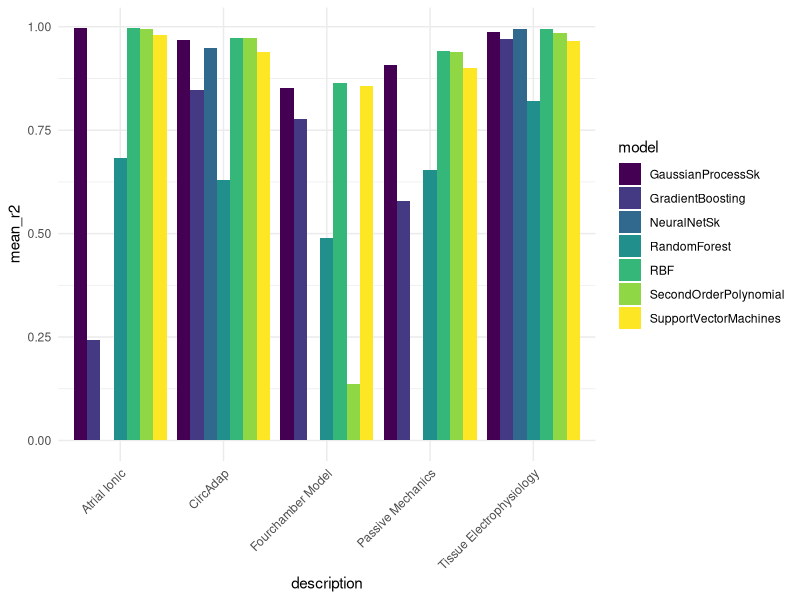
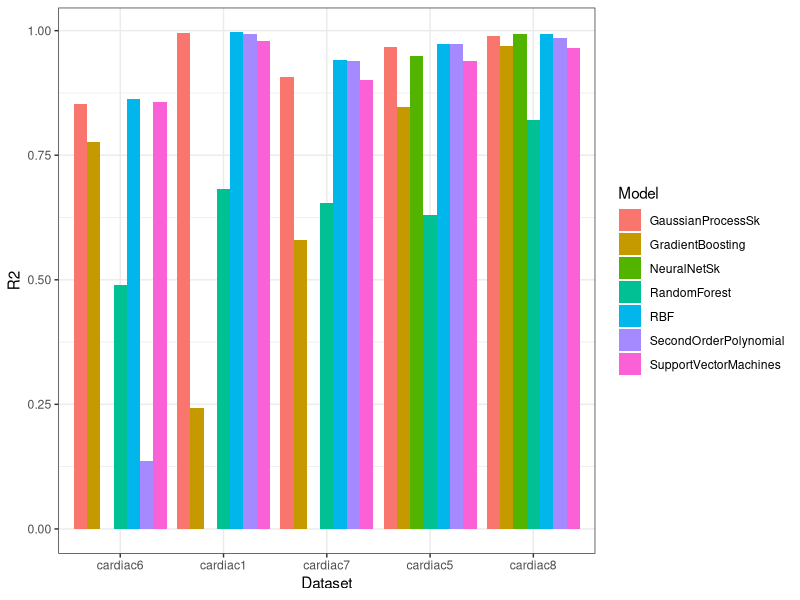

Recreate these plots in R, in order.
library(tidyverse)
library(viridis)
df <- read_csv("notebooks/results_cardiac_random_10_cardiac15678.csv")

cardiac_descriptions_df <- data.frame(
  dataset = c("cardiac1", "cardiac2", "cardiac3", "cardiac4", "cardiac5",
            "cardiac6", "cardiac7", "cardiac8", "cardiac9", "cardiac10",
            "cardiac11", "cardiac12"),
  description = c("Atrial Ionic", "Atrial Isotonic Contraction",
                  "Atrial Isometric Stretch 1.0", "Atrial Isometric Stretch 1.1",
                  "CircAdap", "Fourchamber Model", "Passive Mechanics",
                  "Tissue Electrophysiology", "Ventricular Ionic",
                  "Ventricular Isotonic Contraction",
                  "Ventricular Isometric Stretch 1.0",
                  "Ventricular Isometric Stretch 1.1")
) %>%
as_tibble()

df %>%
    filter(metric == "r2") %>%
    mutate(dataset = str_extract(path, "cardiac[0-9]+"))  %>%
    select(-path, -metric) %>%
    group_by(dataset, model) %>%
    summarise(mean_r2 = mean(score), sd_r2 = sd(score)) %>%
    mutate(mean_r2 = ifelse(mean_r2 < 0, 0, mean_r2))  %>%
    arrange(dataset, desc(mean_r2)) -> df_plot

df_plot <- df_plot %>%
    left_join(cardiac_descriptions_df)

ggplot(df_plot, aes(description, mean_r2, fill = model)) +
  geom_bar(stat = "identity", position="dodge") +
  theme_minimal()+
  scale_fill_viridis_d()  +
  # angle the x-axis labels
  theme(axis.text.x = element_text(angle = 45, hjust = 1))

ggplot(df_plot, aes(x = reorder(dataset, mean_r2), y = mean_r2, fill = model)) +
    geom_bar(stat = "identity", position = "dodge") +
    #geom_errorbar(aes(ymin = mean_r2 - sd_r2, ymax = mean_r2 + sd_r2), width = 0.2, position = position_dodge(0.9)) +
    labs(x = "Dataset", y = "R2", fill = "Model") +
    theme_bw()

#ggsave("notebooks/plot_cardiac_random_10_cardiac15678.jpg", p, width = 6, height = 4)



